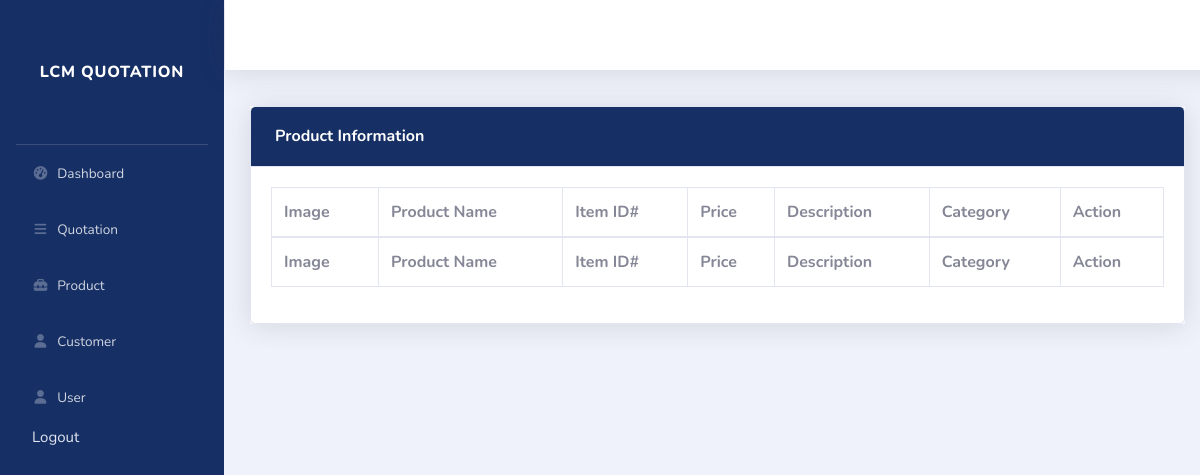
Before: /manage-product.php with the older database file.
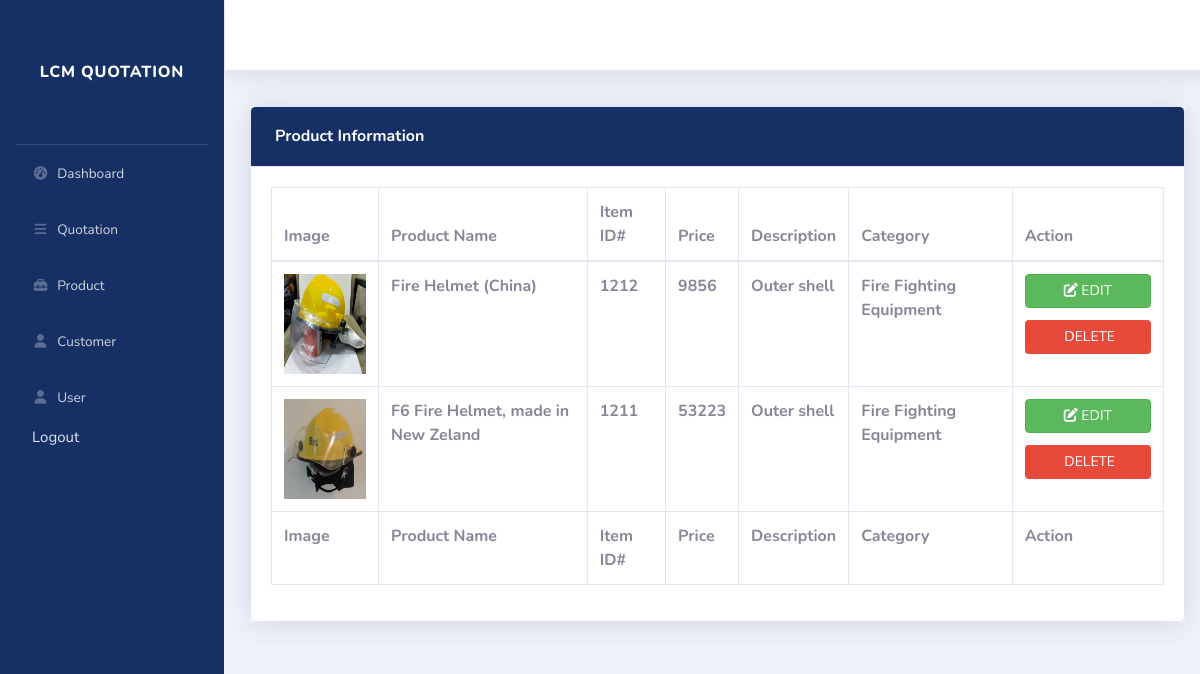
After: the same page with the newer database file.
### tables this page shows
CREATE TABLE `product` (
  `id` int(225) NOT NULL,
  `product_name` varchar(225) NOT NULL,
  `product_id` varchar(225) NOT NULL,
  `product_price` varchar(225) NOT NULL,
  `product_description` varchar(225) NOT NULL,
  `product_category` varchar(225) NOT NULL,
  `product_img` varchar(225) NOT NULL
);

### manage-product.php (the view, shortened to what this page needs)
<?php
require 'db_conn.php';
?>
<!DOCTYPE html>
<html lang="en">
<head>
    <link href="vendor/fontawesome-free/css/all.min.css" rel="stylesheet" type="text/css">
    <link href="css/sb-admin-2.min.css" rel="stylesheet">
    <link rel="stylesheet" href="css/button.css">
</head>
<body id="page-top">
    <?php
    require 'sidebar.php';
    ?>
    <div class="container-product-manage bg-white" id="productContainerManage">
        <div class="card shadow mb-4">
            <div class="card-header py-3">
                <h6 class="m-1 font-weight-bold text-white">Product Information</h6>
            </div>
            <div class="card-body">
                <div class="table-responsive" >
                    <table class="table table-bordered" id="dataTable" width="100%" cellspacing="0">
                    <form method="POST" action="add.php">
                        <thead>
                            <tr>
                                <th class="th-img">Image</th>
                                <th>Product Name</th>
                                <th>Item ID#</th>
                                <th>Price</th>
                                <th>Description</th>
                                <th>Category</th>
                                <th>Action</th>
                            </tr>
                        </thead>
                        <tfoot>
                            <tr>
                                <th>Image</th>
                                <th>Product Name</th>
                                <th>Item ID#</th>
                                <th>Price</th>
                                <th>Description</th>
                                <th>Category</th>
                                <th>Action</th>
                            </tr>
                        </tfoot>
                        <?php
                            $result = mysqli_query($conn, "SELECT * FROM product");
                            while ($row = mysqli_fetch_assoc($result)) {
                        ?>
                            <tr>
                                <th><img src="img/<?php echo $row['product_img'];?>" height=100 alt=""></th>
                                <th><?php echo $row['product_name']; ?></th>
                                <th><?php echo $row['product_id']; ?></th>
                                <th><?php echo $row['product_price']; ?></th>
                                <th><?php echo $row['product_description']; ?></th>
                                <th><?php echo $row['product_category']; ?></th>
                                <th>
                                    <a href="admin-update.php?edit=<?php echo $row['id']; ?>" class="btn btn-success btn-block mb-1"> <i class="fas fa-edit"></i> EDIT </a>
                                    <a href="manage-product.php?delete=<?php echo $row['id']; ?>" class="btn btn-danger btn-block "> <i class="fas fa-delete"></i> DELETE </a>
                                </th>
                            </tr>
                        <?php
                            }
                        ?>
                    </form>
                    </table>
                </div>
            </div>
        </div>
    </div>
</body>
</html>

### sidebar.php (shortened to what this page needs)
<div id="wrapper">
<ul class="navbar-nav sidebar sidebar-dark accordion overflow-y" id="accordionSidebar">
    <a class="sidebar-brand d-flex align-items-center justify-content-center" href="index.html">
        <div class="sidebar-brand-text mx-3">LCM QUOTATION<div>
    </a>
    <hr class="sidebar-divider my-0">
     <li class="nav-item">
        <a class="nav-link" href="dashboard.php">
            <i class="fas fa-fw fa-tachometer-alt"></i>
            <span>Dashboard</span></a>
    </li>
    <li class="nav-item dropdown">
        <a class="nav-link" href="" id="navbarDropdown" role="button" aria-haspopup="true" aria-expanded="false">
            <i class="fas fa-fw fa-bars"></i>
            <span>Quotation</span>
        </a>
    </li>
    <li class="nav-item dropdown">
    <a class="nav-link" href="#" id="productDropdown" role="button" aria-haspopup="true" aria-expanded="false">
        <i class="fas fa-fw fa-toolbox"></i>
        <span>Product</span>
    </a>
</li>
<li class="nav-item dropdown">
    <a class="nav-link" href="#" id="userDropdown" role="button" aria-haspopup="true" aria-expanded="false">
        <i class="fas fa-fw fa-user"></i>
        <span>Customer</span>
    </a>
</li>
<li class="nav-item dropdown">
    <a class="nav-link" href="#" id="userDropdown" role="button" aria-haspopup="true" aria-expanded="false">
        <i class="fas fa-fw fa-user"></i>
        <span>User</span>
    </a>
</li>
<a href="logout.php" class="logout-btn ml-3 custom-logout">Logout</a>
</ul>
<div id="content-wrapper" class="d-flex flex-column">
    <div id="content">
        <nav class="navbar navbar-expand navbar-light bg-white topbar mb-4 static-top shadow">
        </nav>

Changed rows visible on the page:
added product: product_img (picture), product_name "Fire Helmet (China)", product "1212", product_price "9856", product_description "Outer shell", product_category "Fire Fighting Equipment"
added product: product_img (picture), product_name "F6 Fire Helmet, made in New Zeland", product "1211", product_price "53223", product_description "Outer shell", product_category "Fire Fighting Equipment"
